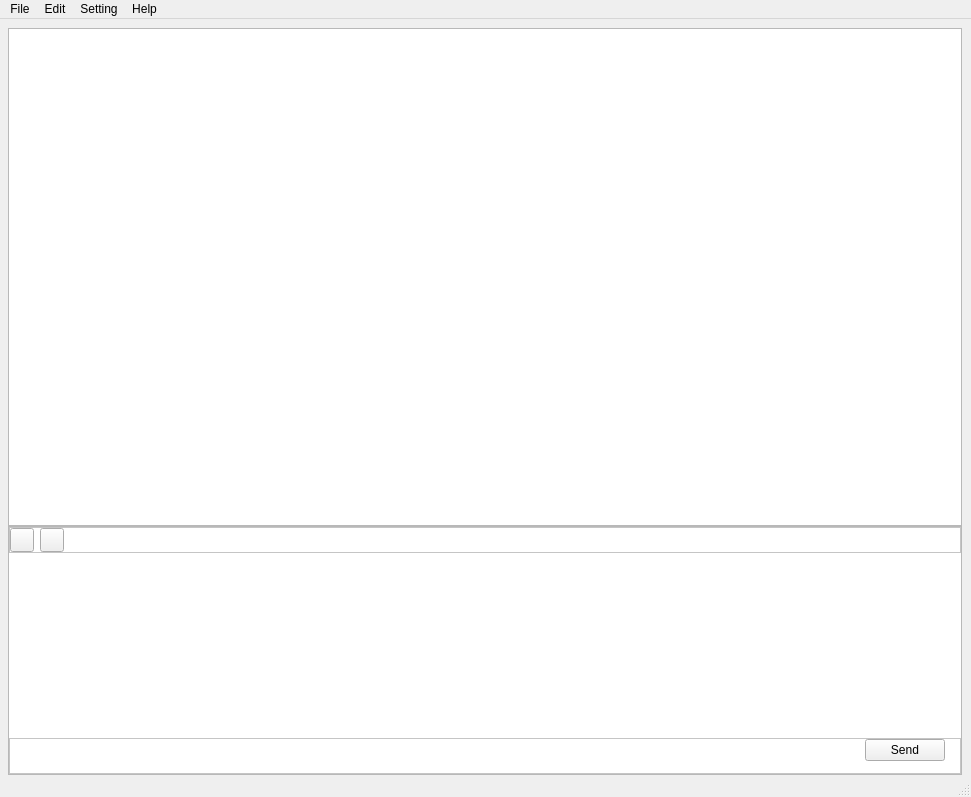
<?xml version="1.0" encoding="UTF-8"?>
<ui version="4.0">
 <class>AutoRecord</class>
 <widget class="QMainWindow" name="AutoRecord">
  <property name="geometry">
   <rect>
    <x>0</x>
    <y>0</y>
    <width>971</width>
    <height>797</height>
   </rect>
  </property>
  <property name="minimumSize">
   <size>
    <width>800</width>
    <height>600</height>
   </size>
  </property>
  <property name="windowTitle">
   <string>AutoRecord</string>
  </property>
  <property name="windowIcon">
   <iconset>
    <normaloff>../asset/Icon/icon-robot.png</normaloff>../asset/Icon/icon-robot.png</iconset>
  </property>
  <widget class="QWidget" name="centralwidget">
   <layout class="QVBoxLayout" name="verticalLayout">
    <property name="spacing">
     <number>0</number>
    </property>
    <property name="leftMargin">
     <number>8</number>
    </property>
    <property name="bottomMargin">
     <number>0</number>
    </property>
    <item>
     <widget class="QListWidget" name="listWidget">
      <property name="sizePolicy">
       <sizepolicy hsizetype="Expanding" vsizetype="Preferred">
        <horstretch>0</horstretch>
        <verstretch>2</verstretch>
       </sizepolicy>
      </property>
      <property name="styleSheet">
       <string notr="true">ListView,
ListWidget {
    background: transparent;
    outline: none;
    border: none;
    /* font: 13px 'Segoe UI', 'Microsoft YaHei'; */
    selection-background-color: transparent;
    alternate-background-color: transparent;
}

ListView::item,
ListWidget::item {
    background: transparent;
    border: none;
    padding-left: 11px;
    padding-right: 11px;
    height: 46px;
}


ListView::indicator,
ListWidget::indicator {
    width: 14px;
    height: 14px;
    border-radius: 3px;
    border: 2px solid #49454F;
    background-color: transparent;
    margin-right: 8px;
}

ListView::indicator:hover,
ListWidget::indicator:hover {
    border: 2px solid #1D1B20;
    background-color: rgba(0, 0, 0, 0.05);
}

ListView::indicator:pressed,
ListWidget::indicator:pressed {
    border: 2px solid #1D1B20;
    background-color: rgba(0, 0, 0, 0.12);
}

ListView::indicator:checke,
ListWidget::indicator:checked,
ListView::indicator:indeterminate,
ListWidget::indicator:indeterminate {
    border: 1px solid #6750a4;
    background-color: #6750a4;
}

ListView::indicator:checked,
ListWidget::indicator:checked {
    image: url(:/qmaterialwidgets/images/check_box/Accept_white.svg);
}

ListView::indicator:indeterminate,
ListWidget::indicator:indeterminate {
    image: url(:/qmaterialwidgets/images/check_box/PartialAccept_white.svg);
}

ListView::indicator:checked:hove,
ListWidget::indicator:checked:hover,
ListView::indicator:indeterminate:hover,
ListWidget::indicator:indeterminate:hover {
    border: 1px solid #6c54ac;
    background-color: #6c54ac;
}

ListView::indicator:checked:presse,
ListWidget::indicator:checked:pressed,
ListView::indicator:indeterminate:pressed,
ListWidget::indicator:indeterminate:pressed {
    border: 1px solid #8373ac;
    background-color: #8373ac;
}

ListView::indicator:disabled,
ListWidget::indicator:disabled {
    border: 2px solid rgb(199, 199, 199);
    background-color: transparent;
}

ListView::indicator:checked:disable,
ListWidget::indicator:checked:disabled,
ListView::indicator:indeterminate:disabled,
ListWidget::indicator:indeterminate:disabled {
    border: 1px solid rgb(199, 199, 199);
    background-color: rgb(199, 199, 199);
}</string>
      </property>
     </widget>
    </item>
    <item>
     <widget class="QFrame" name="frame_3">
      <property name="sizePolicy">
       <sizepolicy hsizetype="Expanding" vsizetype="Preferred">
        <horstretch>0</horstretch>
        <verstretch>1</verstretch>
       </sizepolicy>
      </property>
      <property name="frameShape">
       <enum>QFrame::StyledPanel</enum>
      </property>
      <property name="frameShadow">
       <enum>QFrame::Raised</enum>
      </property>
      <layout class="QVBoxLayout" name="verticalLayout_3">
       <property name="spacing">
        <number>0</number>
       </property>
       <property name="leftMargin">
        <number>0</number>
       </property>
       <property name="topMargin">
        <number>0</number>
       </property>
       <property name="rightMargin">
        <number>0</number>
       </property>
       <property name="bottomMargin">
        <number>0</number>
       </property>
       <item>
        <widget class="QFrame" name="frame_2">
         <property name="sizePolicy">
          <sizepolicy hsizetype="Expanding" vsizetype="Fixed">
           <horstretch>0</horstretch>
           <verstretch>0</verstretch>
          </sizepolicy>
         </property>
         <property name="minimumSize">
          <size>
           <width>500</width>
           <height>0</height>
          </size>
         </property>
         <property name="maximumSize">
          <size>
           <width>16777215</width>
           <height>30</height>
          </size>
         </property>
         <property name="styleSheet">
          <string notr="true">#frame_2{background-color: rgb(255, 255, 255);
boeder:none;}</string>
         </property>
         <property name="frameShape">
          <enum>QFrame::StyledPanel</enum>
         </property>
         <property name="frameShadow">
          <enum>QFrame::Raised</enum>
         </property>
         <layout class="QGridLayout" name="gridLayout">
          <property name="leftMargin">
           <number>0</number>
          </property>
          <property name="topMargin">
           <number>0</number>
          </property>
          <property name="rightMargin">
           <number>0</number>
          </property>
          <property name="bottomMargin">
           <number>0</number>
          </property>
          <item row="0" column="1" alignment="Qt::AlignLeft">
           <widget class="QPushButton" name="Import">
            <property name="minimumSize">
             <size>
              <width>24</width>
              <height>24</height>
             </size>
            </property>
            <property name="maximumSize">
             <size>
              <width>24</width>
              <height>24</height>
             </size>
            </property>
            <property name="styleSheet">
             <string notr="true"/>
            </property>
            <property name="text">
             <string/>
            </property>
            <property name="icon">
             <iconset>
              <normaloff>../asset/Icon/icons-import.png</normaloff>../asset/Icon/icons-import.png</iconset>
            </property>
           </widget>
          </item>
          <item row="0" column="3">
           <spacer name="horizontalSpacer">
            <property name="orientation">
             <enum>Qt::Horizontal</enum>
            </property>
            <property name="sizeHint" stdset="0">
             <size>
              <width>40</width>
              <height>20</height>
             </size>
            </property>
           </spacer>
          </item>
          <item row="0" column="0">
           <widget class="QPushButton" name="Done">
            <property name="minimumSize">
             <size>
              <width>24</width>
              <height>24</height>
             </size>
            </property>
            <property name="maximumSize">
             <size>
              <width>24</width>
              <height>24</height>
             </size>
            </property>
            <property name="text">
             <string/>
            </property>
            <property name="icon">
             <iconset>
              <normaloff>../asset/Icon/icons-done.png</normaloff>../asset/Icon/icons-done.png</iconset>
            </property>
           </widget>
          </item>
         </layout>
        </widget>
       </item>
       <item>
        <widget class="QTextEdit" name="textEdit">
         <property name="sizePolicy">
          <sizepolicy hsizetype="Expanding" vsizetype="Preferred">
           <horstretch>0</horstretch>
           <verstretch>1</verstretch>
          </sizepolicy>
         </property>
         <property name="styleSheet">
          <string notr="true">    outline: none;
    border: none;</string>
         </property>
        </widget>
       </item>
       <item>
        <widget class="QFrame" name="frame">
         <property name="sizePolicy">
          <sizepolicy hsizetype="Expanding" vsizetype="Preferred">
           <horstretch>0</horstretch>
           <verstretch>0</verstretch>
          </sizepolicy>
         </property>
         <property name="styleSheet">
          <string notr="true">#frame{background-color: rgb(255, 255, 255);
boeder:none;}</string>
         </property>
         <property name="frameShape">
          <enum>QFrame::StyledPanel</enum>
         </property>
         <property name="frameShadow">
          <enum>QFrame::Raised</enum>
         </property>
         <layout class="QVBoxLayout" name="verticalLayout_2">
          <property name="spacing">
           <number>0</number>
          </property>
          <property name="leftMargin">
           <number>0</number>
          </property>
          <property name="topMargin">
           <number>0</number>
          </property>
          <property name="rightMargin">
           <number>15</number>
          </property>
          <property name="bottomMargin">
           <number>12</number>
          </property>
          <item alignment="Qt::AlignRight">
           <widget class="QPushButton" name="Send">
            <property name="text">
             <string>Send</string>
            </property>
            <property name="icon">
             <iconset>
              <normaloff>../asset/Icon/icons-send.png</normaloff>../asset/Icon/icons-send.png</iconset>
            </property>
           </widget>
          </item>
         </layout>
        </widget>
       </item>
      </layout>
     </widget>
    </item>
   </layout>
  </widget>
  <widget class="QMenuBar" name="menubar">
   <property name="geometry">
    <rect>
     <x>0</x>
     <y>0</y>
     <width>971</width>
     <height>22</height>
    </rect>
   </property>
   <widget class="QMenu" name="menuFile">
    <property name="title">
     <string>File</string>
    </property>
    <addaction name="actionnew"/>
    <addaction name="actionOpen"/>
    <addaction name="actionSave"/>
    <addaction name="separator"/>
    <addaction name="actionClose"/>
   </widget>
   <widget class="QMenu" name="menuEdit">
    <property name="title">
     <string>Edit</string>
    </property>
    <addaction name="actionUndo"/>
    <addaction name="actionCheck"/>
   </widget>
   <widget class="QMenu" name="menuSetting">
    <property name="title">
     <string>Setting</string>
    </property>
    <addaction name="actionPrefrences"/>
   </widget>
   <widget class="QMenu" name="menuHelp">
    <property name="title">
     <string>Help</string>
    </property>
    <addaction name="actionAbout"/>
   </widget>
   <addaction name="menuFile"/>
   <addaction name="menuEdit"/>
   <addaction name="menuSetting"/>
   <addaction name="menuHelp"/>
  </widget>
  <widget class="QStatusBar" name="statusbar"/>
  <action name="actionnew">
   <property name="icon">
    <iconset>
     <normaloff>../asset/Icon/icon-new.png</normaloff>../asset/Icon/icon-new.png</iconset>
   </property>
   <property name="text">
    <string>New</string>
   </property>
  </action>
  <action name="actionOpen">
   <property name="icon">
    <iconset>
     <normaloff>../asset/Icon/icons-open.png</normaloff>../asset/Icon/icons-open.png</iconset>
   </property>
   <property name="text">
    <string>Open</string>
   </property>
  </action>
  <action name="actionClose">
   <property name="icon">
    <iconset>
     <normaloff>../asset/Icon/icons-close.png</normaloff>../asset/Icon/icons-close.png</iconset>
   </property>
   <property name="text">
    <string>Close</string>
   </property>
  </action>
  <action name="actionSave">
   <property name="icon">
    <iconset>
     <normaloff>../asset/Icon/icons-save.png</normaloff>../asset/Icon/icons-save.png</iconset>
   </property>
   <property name="text">
    <string>Save</string>
   </property>
  </action>
  <action name="actionUndo">
   <property name="icon">
    <iconset>
     <normaloff>../asset/Icon/icons-undo.png</normaloff>../asset/Icon/icons-undo.png</iconset>
   </property>
   <property name="text">
    <string>Undo</string>
   </property>
  </action>
  <action name="actionAbout">
   <property name="icon">
    <iconset>
     <normaloff>../asset/Icon/icons-about.png</normaloff>../asset/Icon/icons-about.png</iconset>
   </property>
   <property name="text">
    <string>About</string>
   </property>
  </action>
  <action name="actionCheck">
   <property name="icon">
    <iconset>
     <normaloff>../asset/Icon/icons-check.png</normaloff>../asset/Icon/icons-check.png</iconset>
   </property>
   <property name="text">
    <string>Check</string>
   </property>
  </action>
  <action name="actionSmall">
   <property name="text">
    <string>Small</string>
   </property>
  </action>
  <action name="actionMedium">
   <property name="text">
    <string>Medium</string>
   </property>
  </action>
  <action name="actionLarge">
   <property name="text">
    <string>Large</string>
   </property>
  </action>
  <action name="actionPrefrences">
   <property name="icon">
    <iconset>
     <normaloff>../asset/Icon/icons-setting.png</normaloff>../asset/Icon/icons-setting.png</iconset>
   </property>
   <property name="text">
    <string>Prefrences</string>
   </property>
  </action>
 </widget>
 <resources/>
 <connections/>
</ui>
